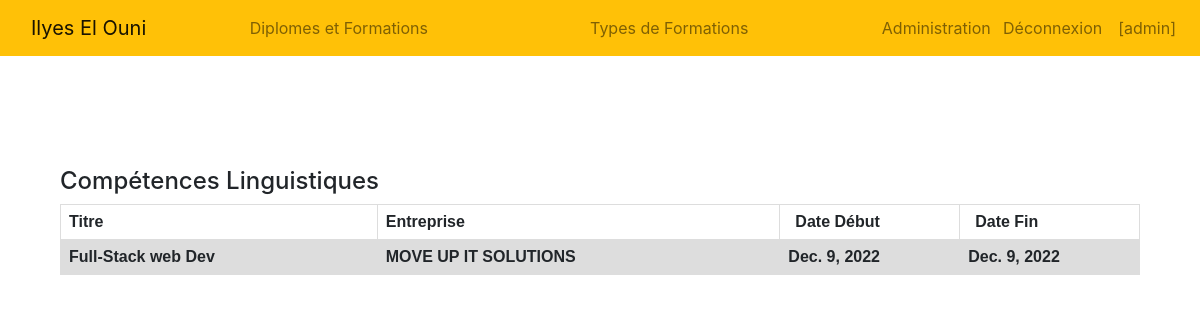
The app's page /cv/ExperiencesEtStages/ (signed in) with its own data.
### configuration/models.py (models this page shows, shortened)
class experiencesStages(models.Model):
    Titre = models.CharField(max_length=100)
    Entreprise =  models.CharField(max_length=100)
    dateDebut = models.DateField()
    dateFin = models.DateField()

### cv/views.py (the view)
# urls.py: path('ExperiencesEtStages/', views.list_experiencesEtStages, name='ExperiencesEtStages'),
def list_experiencesEtStages(request):
    listeExperiencesStages = experiencesStages.objects.all().values()
    context = {
    'listeExperiencesStages': listeExperiencesStages,
    }
    return render(request, 'experiencesStages.html', {'data':context})

### cv/templates/experiencesStages.html (shortened to what this page needs)
<html>
<head>
    {% load static %}
    <link rel="stylesheet" href="{% static '../static/css/style.css' %}">
    <link rel="stylesheet" href="{% static '../static/css/bootstrap.min.css' %}">
</head>
<body>
    {% include "navbar.html" %}
    <div class="container">
  <div style="margin-top: 10%;">
        <div class="col-md-12">
            <h4>Compétences Linguistiques</h4>
        </div>
        <div class="col-md-12 d-flex justify-content-center ">
            <table>
                <tr>
                    <th>Titre</th>
                    <th>Entreprise</th>
                    <th class="col-md-2">Date Début</th>
                    <th class="col-md-2">Date Fin</th>
                </tr>
                {% for a in data.listeExperiencesStages %}
                <tr>
                    <th>{{a.Titre}}</th>
                    <th>{{a.Entreprise}}</th>
                    <th>{{a.dateDebut}}</th>
                    <th>{{a.dateFin}}</th>
                </tr>
                {% endfor %}
            </table>
        </div>
    </div>
    </div>
</body>

### configuration/templates/navbar.html (shortened to what this page needs)
<Navbar>
     {% if request.user.is_authenticated %}
        <nav class="navbar navbar-expand-sm navbar-light bg-warning">
    {% else %}
        <nav class="navbar navbar-expand-sm navbar-dark bg-dark">
    {% endif %}
        <a class="navbar-brand col-2" href="">Ilyes El Ouni </a>
        <div class="collapse navbar-collapse">
            <ul class="navbar-nav mr-auto">
            {% if request.user.is_authenticated %}
                <li class="nav-item col-7">
                    <a class="nav-link" href="{% url 'diplomesFormationsCRUD' %}">Diplomes et Formations</a>
                </li>
                <li class="nav-item col-6">
                    <a class="nav-link" href="{% url 'typesFormationsCRUD' %}">Types de Formations</a>
                </li>
                <li class="nav-item col-6">
                    <a class="nav-link" href="/admin">Administration</a>
                </li>
            {% endif %}
            </ul>
            <ul class="navbar-nav ml-auto">
                {% if request.user.is_authenticated %}
                <li class="nav-item">
                    <a class="nav-link" href="{% url 'disconnect' %}">Déconnexion</a>
                </li>
               <li class="nav-item">
                    <a class="nav-link" href="{% url 'diplomesFormationsCRUD' %}">[{{ request.session.username }}]</a>
                </li>
                {% else %}
                <li class="nav-item">
                    <a class="nav-link" href="{% url 'connect' %}">Configuration</a>
                </li>
                {% endif %}
            </ul>
    </nav>

### cv/static/css/style.css (style rules this page uses)
able, th, td { border: 1px solid black; border-collapse: collapse; padding: 15px; }

### cv/templates/experiencesStages.html (style rules this page uses)
table { font-family: arial, sans-serif; border-collapse: collapse; width: 100%; }
td, th { border: 1px solid #dddddd; text-align: left; padding: 8px; }
tr:nth-child(even) { background-color: #dddddd; }

### records on screen
experiencesStages: Titre "Full-Stack web Dev", Entreprise "MOVE UP IT SOLUTIONS", dateDebut "Dec. 9, 2022", dateFin "Dec. 9, 2022"

### other values on screen
{{ request.session.username }} "admin"
